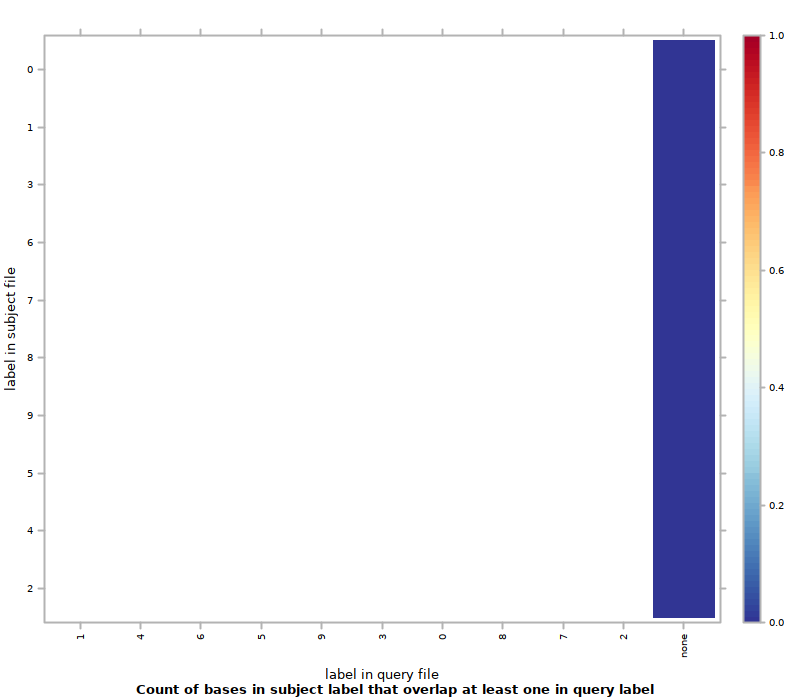

This chart was generated by the following R code:
#!/usr/bin/env Rscript
## transcript produced by Segtools 1.1.14

segtools.r.dirname <-
  system2("python",
          c("-c", "'import segtools; print segtools.get_r_dirname()'"),
          stdout = TRUE)

source(file.path(segtools.r.dirname, 'common.R'))
source(file.path(segtools.r.dirname, 'overlap.R'))
save.overlap.performance('./K5seq23rand100bp1bp/overlap-ordered', 'overlap.performance', './K5seq23rand100bp1bp/overlap-ordered/overlap.tab', row.normalize = 'FALSE', mnemonic_file = './K5seq23rand100bp1bp/overlap-direct/mnemonics1_new.txt', clobber = FALSE, col_mnemonic_file = './K5seq23rand100bp1bp/overlap-direct/mnemonics2_new.txt')
save.overlap.heatmap('./K5seq23rand100bp1bp/overlap-ordered', 'overlap', './K5seq23rand100bp1bp/overlap-ordered/overlap.tab', clobber = FALSE, col_mnemonic_file = './K5seq23rand100bp1bp/overlap-direct/mnemonics2_new.txt', cluster = FALSE, max_contrast = FALSE, row.normalize = 'FALSE', mnemonic_file = './K5seq23rand100bp1bp/overlap-direct/mnemonics1_new.txt')
